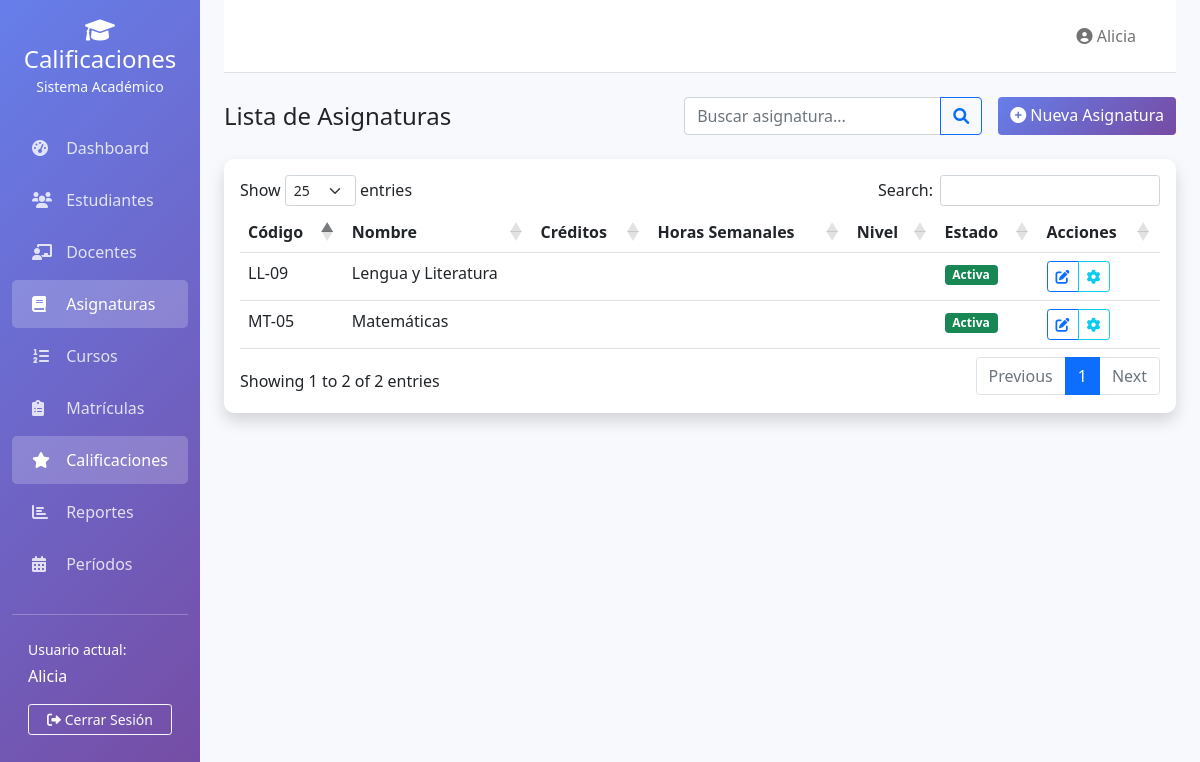
/calificaciones/asignaturas/ (signed in), run on the app's committed database.
### calificaciones/models.py (models this page shows, shortened)
class Asignatura(models.Model):
    id_asignatura = models.AutoField(primary_key=True)
    codigo = models.CharField(max_length=20, unique=True)
    nombre = models.CharField(max_length=100)
    horas_semana = models.IntegerField()
    descripcion = models.TextField(blank=True, null=True)
    activo = models.BooleanField(default=True)
    class Meta:
        verbose_name = 'Asignatura'
        verbose_name_plural = 'Asignaturas'

### calificaciones/views.py (the view)
# urls.py: path('asignaturas/', views.lista_asignaturas, name='lista_asignaturas'),
@login_required
def lista_asignaturas(request):
    asignaturas = Asignatura.objects.all().order_by('codigo')
    busqueda = request.GET.get('q', '')
    if busqueda:
        asignaturas = asignaturas.filter(
            Q(codigo__icontains=busqueda) |
            Q(nombre__icontains=busqueda)
        )
    context = {
        'asignaturas': asignaturas,
        'titulo': 'Lista de Asignaturas',
        'busqueda': busqueda
    }
    return render(request, 'calificaciones/asignaturas/lista.html', context)

### calificaciones/context_processors.py (called while the page is built)
def periodo_actual(request):
    return {
        'periodo_actual': PeriodoAcademico.objects.filter(activo=True).first()
    }

### templates/calificaciones/asignaturas/lista.html
{% extends 'calificaciones/base.html' %}
{% block page_actions %}
<div class="d-flex">
    <form method="GET" class="me-3">
        <div class="input-group">
            <input type="text" class="form-control" name="q" placeholder="Buscar asignatura..."
                   value="{{ busqueda }}">
            <button class="btn btn-outline-primary" type="submit">
                <i class="fas fa-search"></i>
            </button>
        </div>
    </form>
    <a href="{% url 'calificaciones:agregar_asignatura' %}" class="btn btn-primary">
        <i class="fas fa-plus-circle"></i> Nueva Asignatura
    </a>
</div>
{% endblock %}
{% block content %}
<div class="card shadow">
    <div class="card-body">
        <div class="table-responsive">
            <table class="table table-hover data-table">
                <thead>
                    <tr>
                        <th>Código</th>
                        <th>Nombre</th>
                        <th>Créditos</th>
                        <th>Horas Semanales</th>
                        <th>Nivel</th>
                        <th>Estado</th>
                        <th>Acciones</th>
                    </tr>
                </thead>
                <tbody>
                    {% for asignatura in asignaturas %}
                    <tr>
                        <td>{{ asignatura.codigo }}</td>
                        <td>{{ asignatura.nombre }}</td>
                        <td>{{ asignatura.creditos }}</td>
                        <td>{{ asignatura.horas_semanales }}</td>
                        <td>{{ asignatura.nivel }}</td>
                        <td>
                            {% if asignatura.activo %}
                            <span class="badge bg-success">Activa</span>
                            {% else %}
                            <span class="badge bg-danger">Inactiva</span>
                            {% endif %}
                        </td>
                        <td>
                            <div class="btn-group btn-group-sm">
                                <a href="{% url 'calificaciones:editar_asignatura' asignatura.id_asignatura %}"
                                   class="btn btn-outline-primary">
                                    <i class="fas fa-edit"></i>
                                </a>
                                <a href="{% url 'calificaciones:configuracion_evaluacion' asignatura.id_asignatura %}"
                                   class="btn btn-outline-info" title="Configurar evaluación">
                                    <i class="fas fa-cog"></i>
                                </a>
                            </div>
                        </td>
                    </tr>
                    {% empty %}
                    <tr>
                        <td colspan="7" class="text-center">
                            No hay asignaturas registradas
                        </td>
                    </tr>
                    {% endfor %}
                </tbody>
            </table>
        </div>
    </div>
</div>
{% endblock %}

### templates/calificaciones/base.html (shortened to what this page needs)
<!DOCTYPE html>
<html lang="es">
<head>
    <link href="https://cdn.jsdelivr.net/npm/bootstrap@5.1.3/dist/css/bootstrap.min.css" rel="stylesheet">
    <link rel="stylesheet" href="https://cdnjs.cloudflare.com/ajax/libs/font-awesome/6.0.0/css/all.min.css">
    <link rel="stylesheet" href="https://cdn.datatables.net/1.11.5/css/dataTables.bootstrap5.min.css">
</head>
<body>
    <div class="container-fluid">
        <div class="row">
            <nav class="col-md-3 col-lg-2 d-md-block sidebar collapse">
                <div class="position-sticky pt-3">
                    <div class="text-center mb-4">
                        <h4 class="text-white mb-0">
                            <i class="fas fa-graduation-cap"></i> Calificaciones
                        </h4>
                        <small class="text-light">Sistema Académico</small>
                    </div>
                    <ul class="nav flex-column">
                        <li class="nav-item">
                            <a class="nav-link {% if request.resolver_match.url_name == 'dashboard' %}active{% endif %}"
                               href="{% url 'calificaciones:dashboard' %}">
                                <i class="fas fa-tachometer-alt"></i> Dashboard
                            </a>
                        </li>
                        <li class="nav-item">
                            <a class="nav-link {% if 'estudiantes' in request.path %}active{% endif %}"
                               href="{% url 'calificaciones:lista_estudiantes' %}">
                                <i class="fas fa-users"></i> Estudiantes
                            </a>
                        </li>
                        <li class="nav-item">
                            <a class="nav-link {% if 'docentes' in request.path %}active{% endif %}"
                               href="{% url 'calificaciones:lista_docentes' %}">
                                <i class="fas fa-chalkboard-teacher"></i> Docentes
                            </a>
                        </li>
                        <li class="nav-item">
                            <a class="nav-link {% if 'asignaturas' in request.path %}active{% endif %}"
                               href="{% url 'calificaciones:lista_asignaturas' %}">
                                <i class="fas fa-book"></i> Asignaturas
                            </a>
                        </li>
                        <li class="nav-item">
                            <a class="nav-link {% if 'cursos' in request.path %}active{% endif %}"
                               href="{% url 'calificaciones:lista_cursos' %}">
                                <i class="fas fa-list-ol"></i> Cursos
                            </a>
                        </li>
                        <li class="nav-item">
                            <a class="nav-link {% if 'matriculas' in request.path %}active{% endif %}"
                               href="{% url 'calificaciones:lista_matriculas' %}">
                                <i class="fas fa-clipboard-list"></i> Matrículas
                            </a>
                        </li>
                        <li class="nav-item">
                            <a class="nav-link {% if 'calificaciones' in request.path %}active{% endif %}"
                               href="{% url 'calificaciones:lista_calificaciones' %}">
                                <i class="fas fa-star"></i> Calificaciones
                            </a>
                        </li>
                        <li class="nav-item">
                            <a class="nav-link {% if 'reportes' in request.path %}active{% endif %}"
                               href="{% url 'calificaciones:reportes' %}">
                                <i class="fas fa-chart-bar"></i> Reportes
                            </a>
                        </li>
                        {% if user.is_superuser %}
                        <li class="nav-item">
                            <a class="nav-link {% if 'periodos' in request.path %}active{% endif %}"
                               href="{% url 'calificaciones:lista_periodos' %}">
                                <i class="fas fa-calendar-alt"></i> Períodos
                            </a>
                        </li>
                        {% endif %}
                    </ul>
                    <hr class="text-white my-4">
                    <div class="px-3">
                        <div class="text-white small mb-1">Usuario actual:</div>
                        <div class="text-white">{{ user.username }}</div>
                        <a href="{% url 'calificaciones:logout' %}" class="btn btn-outline-light btn-sm mt-3 w-100">
                            <i class="fas fa-sign-out-alt"></i> Cerrar Sesión
                        </a>
                    </div>
                </div>
            </nav>
            <main class="col-md-9 ms-sm-auto col-lg-10 px-md-4 content-wrapper">
                <nav class="navbar navbar-expand-lg navbar-light bg-white border-bottom py-3">
                    <div class="container-fluid">
                        <div class="navbar-nav ms-auto">
                            <span class="navbar-text me-3">
                                <i class="fas fa-user-circle"></i> {{ user.get_full_name|default:user.username }}
                            </span>
                        </div>
                    </div>
                </nav>
                <div class="py-4">
                    <div class="d-flex justify-content-between align-items-center mb-4">
                        <h2 class="h4 mb-0 text-gray-800">
                            {% block page_title %}{{ titulo }}{% endblock %}
                        </h2>
                        {% block page_actions %}{% endblock %}
                    </div>
                    {% block content %}{% endblock %}
                </div>
            </main>
        </div>
    </div>
</body>
</html>

### templates/calificaciones/base.html (style rules this page uses)
.sidebar { min-height: 100vh; background: linear-gradient(135deg, #667eea 0%, #764ba2 100%); }
.sidebar .nav-link { color: rgba(255, 255, 255, 0.8); padding: 12px 20px; margin: 2px 0; transition: all 0.3s; }
.sidebar .nav-link.active { color: white; background: rgba(255, 255, 255, 0.2); border-radius: 5px; }
.sidebar .nav-link i { width: 20px; margin-right: 10px; }
.content-wrapper { background-color: #f8f9fc; min-height: 100vh; }
.card { border-radius: 10px; border: none; box-shadow: 0 0.15rem 1.75rem 0 rgba(58, 59, 69, 0.15); }
.btn-primary { background: linear-gradient(135deg, #667eea 0%, #764ba2 100%); border: none; }

### data on the page
Asignatura: codigo "LL-09", nombre "Lengua y Literatura", activo "Activa"
Asignatura: codigo "MT-05", nombre "Matemáticas", activo "Activa"

### other printed values
{{ user.username }} "Alicia"
{{ user.get_full_name|default:user.username }} "Alicia"
{{ titulo }} "Lista de Asignaturas"
